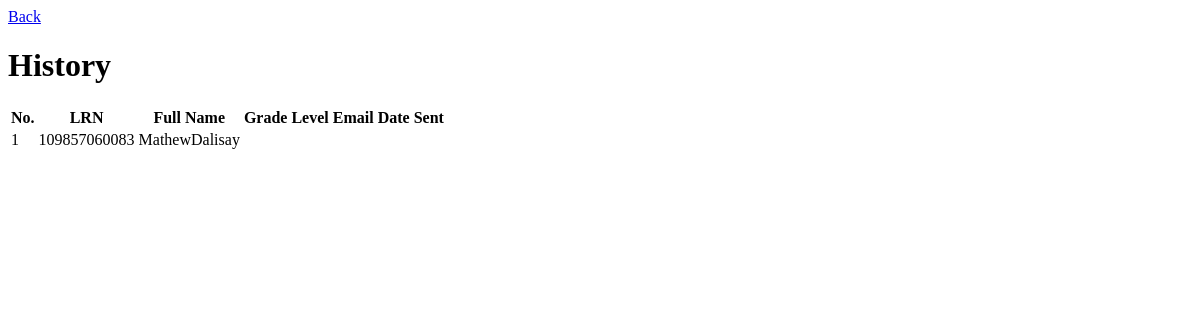
/history.php, run on an earlier commit of the app's database.
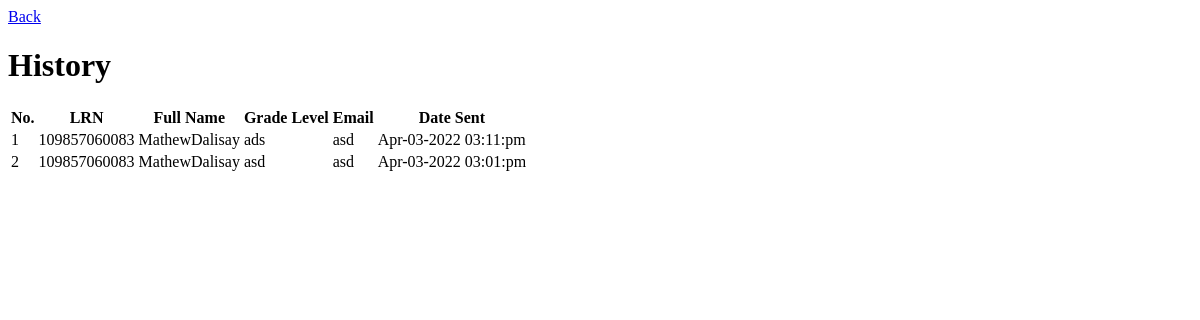
And on a later commit of the database.
### tables this page shows
CREATE TABLE `learners_personal_infos` (
  `id` int(11) NOT NULL,
  `lrn` varchar(50) NOT NULL,
  `last_name` varchar(50) NOT NULL,
  `first_name` varchar(50) NOT NULL,
  `middle_name` varchar(50) NOT NULL,
  `suffix` varchar(50) NOT NULL,
  `birth_date` varchar(50) NOT NULL,
  `sex` varchar(50) NOT NULL,
  `remarks` varchar(50) NOT NULL,
  `date_time_created` datetime NOT NULL,
  `date_time_updated` datetime NOT NULL
);

CREATE TABLE `history` (
  `id` int(11) NOT NULL,
  `lrn` varchar(50) NOT NULL,
  `send_to` varchar(50) NOT NULL,
  `subject` varchar(50) NOT NULL,
  `grade_level` varchar(50) NOT NULL,
  `remarks` varchar(50) NOT NULL,
  `date_time_created` varchar(50) NOT NULL,
  `date_time_updated` datetime NOT NULL
);

### history.php (the view, shortened to what this page needs)
<?php
include('connection.php');
?>
<!DOCTYPE html>
<html lang="en">
<head>
</head>
<body>
<a href="home.php">Back</a>
<h1>History</h1>
<table>
    <thead>
        <tr>
            <th>No.</th>
            <th>LRN</th>
            <th>Full Name</th>
            <th>Grade Level</th>
            <th>Email</th>
            <th>Date Sent</th>
        </tr>
    </thead>
    <tbody>
        <?php
        $sql = "SELECT learners_personal_infos.lrn, learners_personal_infos.first_name , learners_personal_infos.last_name , history.send_to, history.date_time_created AS 'date_sent', history.grade_level
        FROM learners_personal_infos
        LEFT JOIN history ON learners_personal_infos.lrn = history.lrn
        ORDER BY history.date_time_created DESC ";
        $run = mysqli_query($conn,$sql);
        if(mysqli_num_rows($run) > 0){
            $count = 0;
            foreach($run as $row){
                $count++;
                ?>
                    <tr>
                        <td><?php echo $count;?></td>
                        <td><?php echo $row ['lrn']?></td>
                        <td><?php echo $row ['first_name'] . $row ['last_name']?></td>
                        <td><?php echo $row ['send_to']?></td>
                        <td><?php echo $row ['grade_level']?></td>
                        <td><?php echo $row ['date_sent']?></td>
                    </tr>
                <?php
            }
        }
        ?>
    </tbody>
</table>
</body>
</html>

What changed in the data, as far as the page shows it:
no longer on this page (row unchanged): learners_personal_infos: lrn "109857060083", first_name "Mathew", last_name "Dalisay"
added history: learners_personal_infos.lrn "109857060083", learners_personal_infos.first_name "Mathew", learners_personal_infos.last_name "Dalisay", send_to "ads", grade_level "asd", date_time_created "Apr-03-2022 03:11:pm"
added history: learners_personal_infos.lrn "109857060083", learners_personal_infos.first_name "Mathew", learners_personal_infos.last_name "Dalisay", send_to "asd", grade_level "asd", date_time_created "Apr-03-2022 03:01:pm"
